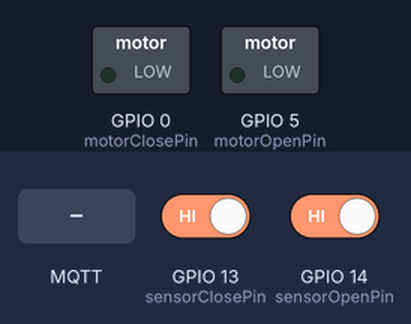
Bench run of a program on a simulated ESP8266 (NodeMCU). Parts: switched loads named in the program (green lamp = pin HIGH). The test bench sets the inputs (shaded band); at power-on: GPIO 14 (sensorOpenPin) HIGH, GPIO 13 (sensorClosePin) HIGH. WiFi joins after 1.5 s; servers stay silent unless stated; no MQTT or app messages arrive unless stated; not simulated (calls return 0 or success): secrets.h; what the program prints to the serial monitor is not drawn.

Above: at 3.2 s.
3.3 s: MQTT message "open" arrives on the first subscribed topic
At 4.7 s:
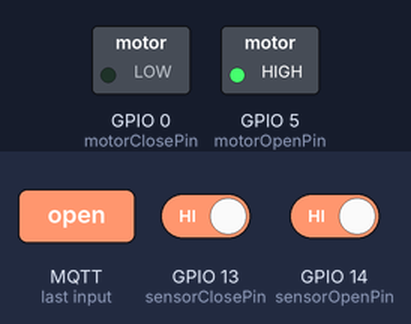
5.0 s: GPIO 14 (sensorOpenPin) driven LOW
At 6.1 s:
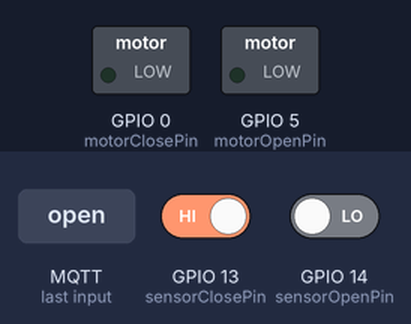
Timing chart, 0 to 8.0 s (numbered marks = the images above; inputs shaded):
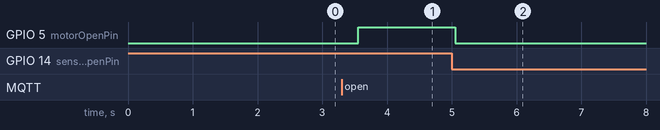

The program:

main.cpp
```cpp
#include <Arduino.h>
#include <ESP8266WiFi.h>
#include <ESPAsyncTCP.h>
#include <ESPAsyncWebServer.h>
#include <AsyncElegantOTA.h>
#include <Bounce2.h>
#include <PubSubClient.h>
#include <string>

#include <secrets.h>

/*
 * Pin Definitions
 *
 */

int motorOpenPin = 5;
int motorClosePin = 0;
int sensorOpenPin = 14;
int sensorClosePin = 13;

/*
 * Debouncer
 *
 */

Bounce sensorOpenDebouncer;
Bounce sensorCloseDebouncer;

// Door State

std::string doorState = "other"; // options: "open", "opening", "closed", "closing"

/*
 * Function Declarations
 *
 */

void callback(char *topic, byte *payload, unsigned int length);
void open();
void close();
void stop();

/*
 * Wifi Config
 *
 */

IPAddress local_IP(192, 168, 1, 108);
IPAddress gateway(192, 168, 1, 254);
IPAddress subnet(255, 255, 255, 0);

WiFiClient wifiClient;

/*
 * MQTT Config
 *
 */

const char *availTopic = "chateau-sadler/chicken-coop/door/availability";
const char *stateTopic = "chateau-sadler/chicken-coop/door/state";
const char *ctrlTopic  = "chateau-sadler/chicken-coop/door/control";

const char *broker     = "192.168.1.104";
const int   port       = 1883;
PubSubClient client(wifiClient);

AsyncWebServer server(80);

void setup() {
    // Setup pins
    pinMode(motorOpenPin, OUTPUT);
    digitalWrite(motorOpenPin, LOW);
    pinMode(motorClosePin, OUTPUT);
    digitalWrite(motorClosePin, LOW);

    sensorOpenDebouncer.attach(sensorOpenPin, INPUT_PULLUP);
    sensorOpenDebouncer.interval(25);
    sensorCloseDebouncer.attach(sensorClosePin, INPUT_PULLUP);
    sensorCloseDebouncer.interval(25);

    Serial.begin(115200);
    Serial.println();

    if (!WiFi.config(local_IP, gateway, subnet))
    {
        Serial.println("WiFi failed to configure");
    }

    Serial.print("Connecting to WiFi network: ");
    Serial.print(SECRET_SSID);

    WiFi.begin(SECRET_SSID, SECRET_PASS);

    while (WiFi.status() != WL_CONNECTED)
    {
        delay(1000);
        Serial.print(".");
    }

    Serial.println();
    Serial.println("Connected to WiFi network.");
    Serial.print("Local IP: ");
    Serial.println(WiFi.localIP());

    AsyncElegantOTA.begin(&server);
    server.begin();

    client.setServer("192.168.1.104", 1883);

    if (client.connect("chicken-door_061123", SECRET_UN, SECRET_PW, availTopic, 0, true, "unavailable"))
        {
            Serial.println("Connected to broker");
            client.publish(availTopic, "available", true);
            client.subscribe(ctrlTopic);
        }
    // client.subscribe(ctrlTopic);
    client.setCallback(callback);
}

void loop() {
    if (!client.connected())
    {
        if (client.connect("chicken-door_061123", SECRET_UN, SECRET_PW, availTopic, 0, true, "unavailable"))
        {
            Serial.println("Connected to broker");
            client.publish(availTopic, "available", true);
            client.subscribe(ctrlTopic);
        }
        delay(5000);
    }
    client.loop();
    delay(500);
}

/*
 * Function definitions
 *
 */

void callback(char *topic, byte *payload, unsigned int length)
{
    payload[length] = '\0';
    std::string msg((char *)payload);
    std::string opn("open");
    std::string cls("close");

    if (msg.compare(opn) == 0)
    {
        open();
    }
    else if (msg.compare(cls) == 0)
    {
        close();
    }
    else
    {
        // payload invalid
        return;
    }
}

void open()
{
    // sensorOpenDebouncer.update();
    if (doorState == "open")
    {
        return;
    }
    client.publish(stateTopic, "opening");
    digitalWrite(motorOpenPin, HIGH);
    digitalWrite(motorClosePin, LOW);

    while (true)
    {
        delay(50);
        sensorOpenDebouncer.update();
        if (sensorOpenDebouncer.read() == 0)
        {
            stop();
            doorState = "open";
            client.publish(stateTopic, "open", true);
            sensorCloseDebouncer.update();
            break;
        }
        continue;
    }

    // delay(9000);
    // stop();

    // sensorOpenDebouncer.update();
    // sensorCloseDebouncer.update();
}

void close()
{
    // sensorCloseDebouncer.update();
    if (doorState == "closed")
    {
        return;
    }
    client.publish(stateTopic, "closing");
    digitalWrite(motorOpenPin, LOW);
    digitalWrite(motorClosePin, HIGH);

    while (true)
    {
        delay(50);
        sensorCloseDebouncer.update();
        if (sensorCloseDebouncer.read() == 0)
        {
            stop();
            doorState = "closed";
            client.publish(stateTopic, "closed", true);
            sensorOpenDebouncer.update();
            break;
        }
        continue;
    }

    // delay(9000);
    // stop();

    // sensorCloseDebouncer.update();
    // sensorOpenDebouncer.update();
}

void stop()
{
    digitalWrite(motorOpenPin, LOW);
    digitalWrite(motorClosePin, LOW);
}
```

Measured:
- after the input at 3.3 s, GPIO 5 (motorOpenPin): LOW → HIGH after 0.26 s
- after the input at 5.0 s, GPIO 5 (motorOpenPin): HIGH → LOW after 0.06 s
